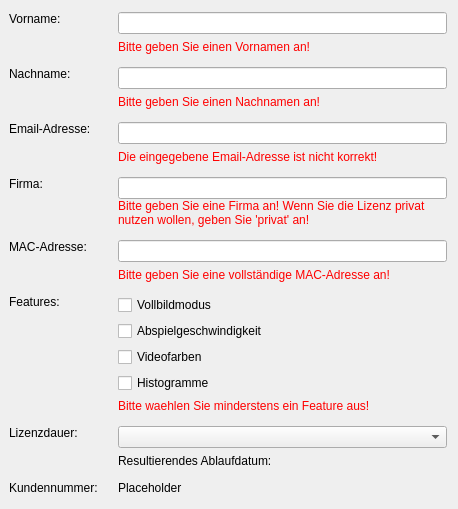
<?xml version="1.0" encoding="UTF-8"?>
<ui version="4.0">
 <class>LicenseGenerationClass</class>
 <widget class="QMainWindow" name="LicenseGenerationClass">
  <property name="geometry">
   <rect>
    <x>0</x>
    <y>0</y>
    <width>458</width>
    <height>509</height>
   </rect>
  </property>
  <property name="windowTitle">
   <string>LicenseGeneration</string>
  </property>
  <widget class="QWidget" name="centralWidget">
   <layout class="QGridLayout" name="gridLayout">
    <property name="leftMargin">
     <number>9</number>
    </property>
    <property name="horizontalSpacing">
     <number>20</number>
    </property>
    <property name="verticalSpacing">
     <number>12</number>
    </property>
    <item row="3" column="2">
     <widget class="QWidget" name="email" native="true">
      <property name="sizePolicy">
       <sizepolicy hsizetype="Preferred" vsizetype="Fixed">
        <horstretch>0</horstretch>
        <verstretch>0</verstretch>
       </sizepolicy>
      </property>
      <layout class="QVBoxLayout" name="verticalLayout_2">
       <property name="leftMargin">
        <number>0</number>
       </property>
       <property name="topMargin">
        <number>0</number>
       </property>
       <property name="rightMargin">
        <number>0</number>
       </property>
       <property name="bottomMargin">
        <number>0</number>
       </property>
       <item>
        <widget class="QLineEdit" name="emailLine"/>
       </item>
       <item>
        <widget class="QLabel" name="lblEmailWarning">
         <property name="enabled">
          <bool>true</bool>
         </property>
         <property name="styleSheet">
          <string notr="true">color : rgb(255, 0, 0)</string>
         </property>
         <property name="text">
          <string>Die eingegebene Email-Adresse ist nicht korrekt!</string>
         </property>
        </widget>
       </item>
      </layout>
     </widget>
    </item>
    <item row="2" column="2">
     <widget class="QWidget" name="lastName" native="true">
      <property name="sizePolicy">
       <sizepolicy hsizetype="Preferred" vsizetype="Fixed">
        <horstretch>0</horstretch>
        <verstretch>0</verstretch>
       </sizepolicy>
      </property>
      <layout class="QVBoxLayout" name="verticalLayout_4">
       <property name="leftMargin">
        <number>0</number>
       </property>
       <property name="topMargin">
        <number>0</number>
       </property>
       <property name="rightMargin">
        <number>0</number>
       </property>
       <property name="bottomMargin">
        <number>0</number>
       </property>
       <item>
        <widget class="QLineEdit" name="lastNameLine"/>
       </item>
       <item>
        <widget class="QLabel" name="lblLastNameWarning">
         <property name="styleSheet">
          <string notr="true">color : rgb(255, 0, 0)</string>
         </property>
         <property name="text">
          <string>Bitte geben Sie einen Nachnamen an!</string>
         </property>
        </widget>
       </item>
      </layout>
     </widget>
    </item>
    <item row="1" column="2">
     <widget class="QWidget" name="firstName" native="true">
      <property name="sizePolicy">
       <sizepolicy hsizetype="Preferred" vsizetype="Fixed">
        <horstretch>0</horstretch>
        <verstretch>0</verstretch>
       </sizepolicy>
      </property>
      <layout class="QVBoxLayout" name="verticalLayout_3">
       <property name="leftMargin">
        <number>0</number>
       </property>
       <property name="topMargin">
        <number>0</number>
       </property>
       <property name="rightMargin">
        <number>0</number>
       </property>
       <property name="bottomMargin">
        <number>0</number>
       </property>
       <item>
        <widget class="QLineEdit" name="firstNameLine"/>
       </item>
       <item>
        <widget class="QLabel" name="lblFirstNameWarning">
         <property name="styleSheet">
          <string notr="true">color : rgb(255, 0, 0)</string>
         </property>
         <property name="text">
          <string>Bitte geben Sie einen Vornamen an!</string>
         </property>
        </widget>
       </item>
      </layout>
     </widget>
    </item>
    <item row="11" column="2">
     <widget class="QWidget" name="time" native="true">
      <property name="sizePolicy">
       <sizepolicy hsizetype="Preferred" vsizetype="Fixed">
        <horstretch>0</horstretch>
        <verstretch>0</verstretch>
       </sizepolicy>
      </property>
      <layout class="QVBoxLayout" name="verticalLayout">
       <property name="leftMargin">
        <number>0</number>
       </property>
       <property name="topMargin">
        <number>0</number>
       </property>
       <property name="rightMargin">
        <number>0</number>
       </property>
       <property name="bottomMargin">
        <number>0</number>
       </property>
       <item>
        <widget class="QComboBox" name="durationCombo">
         <property name="sizePolicy">
          <sizepolicy hsizetype="Expanding" vsizetype="Fixed">
           <horstretch>0</horstretch>
           <verstretch>0</verstretch>
          </sizepolicy>
         </property>
        </widget>
       </item>
       <item>
        <widget class="QLabel" name="lblExpirationDate">
         <property name="sizePolicy">
          <sizepolicy hsizetype="Preferred" vsizetype="Fixed">
           <horstretch>0</horstretch>
           <verstretch>0</verstretch>
          </sizepolicy>
         </property>
         <property name="text">
          <string>Resultierendes Ablaufdatum: </string>
         </property>
         <property name="alignment">
          <set>Qt::AlignLeading|Qt::AlignLeft|Qt::AlignVCenter</set>
         </property>
        </widget>
       </item>
      </layout>
     </widget>
    </item>
    <item row="5" column="2">
     <widget class="QWidget" name="mac" native="true">
      <property name="sizePolicy">
       <sizepolicy hsizetype="Preferred" vsizetype="Fixed">
        <horstretch>0</horstretch>
        <verstretch>0</verstretch>
       </sizepolicy>
      </property>
      <layout class="QVBoxLayout" name="verticalLayout_6">
       <property name="leftMargin">
        <number>0</number>
       </property>
       <property name="topMargin">
        <number>0</number>
       </property>
       <property name="rightMargin">
        <number>0</number>
       </property>
       <property name="bottomMargin">
        <number>0</number>
       </property>
       <item>
        <widget class="QLineEdit" name="macLine"/>
       </item>
       <item>
        <widget class="QLabel" name="lblMacWarning">
         <property name="styleSheet">
          <string notr="true">color : rgb(255, 0, 0)</string>
         </property>
         <property name="text">
          <string>Bitte geben Sie eine vollständige MAC-Adresse an!</string>
         </property>
        </widget>
       </item>
      </layout>
     </widget>
    </item>
    <item row="4" column="2">
     <widget class="QWidget" name="company" native="true">
      <property name="sizePolicy">
       <sizepolicy hsizetype="Preferred" vsizetype="Fixed">
        <horstretch>0</horstretch>
        <verstretch>0</verstretch>
       </sizepolicy>
      </property>
      <layout class="QVBoxLayout" name="verticalLayout_5">
       <property name="spacing">
        <number>0</number>
       </property>
       <property name="leftMargin">
        <number>0</number>
       </property>
       <property name="topMargin">
        <number>0</number>
       </property>
       <property name="rightMargin">
        <number>0</number>
       </property>
       <property name="bottomMargin">
        <number>0</number>
       </property>
       <item>
        <widget class="QLineEdit" name="companyLine"/>
       </item>
       <item>
        <widget class="QLabel" name="lblCompanyWarning">
         <property name="styleSheet">
          <string notr="true">color : rgb(255, 0, 0)</string>
         </property>
         <property name="text">
          <string>Bitte geben Sie eine Firma an! Wenn Sie die Lizenz privat nutzen wollen, geben Sie 'privat' an!</string>
         </property>
         <property name="wordWrap">
          <bool>true</bool>
         </property>
        </widget>
       </item>
      </layout>
     </widget>
    </item>
    <item row="8" column="2">
     <widget class="QWidget" name="features" native="true">
      <property name="sizePolicy">
       <sizepolicy hsizetype="Preferred" vsizetype="Fixed">
        <horstretch>0</horstretch>
        <verstretch>0</verstretch>
       </sizepolicy>
      </property>
      <layout class="QVBoxLayout" name="verticalLayout_7">
       <property name="spacing">
        <number>6</number>
       </property>
       <property name="leftMargin">
        <number>0</number>
       </property>
       <property name="topMargin">
        <number>0</number>
       </property>
       <property name="rightMargin">
        <number>0</number>
       </property>
       <property name="bottomMargin">
        <number>0</number>
       </property>
       <item>
        <widget class="QCheckBox" name="featureFullScreenBox">
         <property name="text">
          <string>Vollbildmodus</string>
         </property>
        </widget>
       </item>
       <item>
        <widget class="QCheckBox" name="featureSpeedBox">
         <property name="text">
          <string>Abspielgeschwindigkeit</string>
         </property>
        </widget>
       </item>
       <item>
        <widget class="QCheckBox" name="featureHistogramBox">
         <property name="text">
          <string>Videofarben</string>
         </property>
        </widget>
       </item>
       <item>
        <widget class="QCheckBox" name="featureColorBox">
         <property name="text">
          <string>Histogramme</string>
         </property>
        </widget>
       </item>
       <item>
        <widget class="QLabel" name="lblFeatureWarning">
         <property name="styleSheet">
          <string notr="true">color: rgb(255, 0, 0);</string>
         </property>
         <property name="text">
          <string>Bitte waehlen Sie minderstens ein Feature aus!</string>
         </property>
        </widget>
       </item>
      </layout>
     </widget>
    </item>
    <item row="2" column="0">
     <widget class="QLabel" name="lblLastName">
      <property name="text">
       <string>Nachname:</string>
      </property>
      <property name="alignment">
       <set>Qt::AlignLeading|Qt::AlignLeft|Qt::AlignTop</set>
      </property>
     </widget>
    </item>
    <item row="16" column="2">
     <widget class="QLabel" name="lblEnterCustNumb">
      <property name="sizePolicy">
       <sizepolicy hsizetype="Preferred" vsizetype="Fixed">
        <horstretch>0</horstretch>
        <verstretch>0</verstretch>
       </sizepolicy>
      </property>
      <property name="text">
       <string>Placeholder</string>
      </property>
     </widget>
    </item>
    <item row="16" column="0">
     <widget class="QLabel" name="lblCustomerNumber">
      <property name="text">
       <string>Kundennummer:</string>
      </property>
     </widget>
    </item>
    <item row="5" column="0">
     <widget class="QLabel" name="lblMac">
      <property name="text">
       <string>MAC-Adresse:</string>
      </property>
      <property name="alignment">
       <set>Qt::AlignLeading|Qt::AlignLeft|Qt::AlignTop</set>
      </property>
     </widget>
    </item>
    <item row="3" column="0">
     <widget class="QLabel" name="lblEmail">
      <property name="text">
       <string>Email-Adresse:</string>
      </property>
      <property name="alignment">
       <set>Qt::AlignLeading|Qt::AlignLeft|Qt::AlignTop</set>
      </property>
     </widget>
    </item>
    <item row="1" column="0">
     <widget class="QLabel" name="lblFirstName">
      <property name="text">
       <string>Vorname:</string>
      </property>
      <property name="alignment">
       <set>Qt::AlignLeading|Qt::AlignLeft|Qt::AlignTop</set>
      </property>
     </widget>
    </item>
    <item row="4" column="0">
     <widget class="QLabel" name="lblCompany">
      <property name="text">
       <string>Firma:</string>
      </property>
      <property name="alignment">
       <set>Qt::AlignLeading|Qt::AlignLeft|Qt::AlignTop</set>
      </property>
     </widget>
    </item>
    <item row="8" column="0">
     <widget class="QLabel" name="lblFeatures">
      <property name="text">
       <string>Features:</string>
      </property>
      <property name="alignment">
       <set>Qt::AlignLeading|Qt::AlignLeft|Qt::AlignTop</set>
      </property>
     </widget>
    </item>
    <item row="11" column="0">
     <widget class="QLabel" name="lblDuration">
      <property name="text">
       <string>Lizenzdauer:</string>
      </property>
      <property name="alignment">
       <set>Qt::AlignLeading|Qt::AlignLeft|Qt::AlignTop</set>
      </property>
     </widget>
    </item>
   </layout>
  </widget>
 </widget>
 <layoutdefault spacing="6" margin="11"/>
 <tabstops>
  <tabstop>firstNameLine</tabstop>
  <tabstop>lastNameLine</tabstop>
  <tabstop>emailLine</tabstop>
  <tabstop>companyLine</tabstop>
  <tabstop>macLine</tabstop>
  <tabstop>featureFullScreenBox</tabstop>
  <tabstop>featureSpeedBox</tabstop>
  <tabstop>featureHistogramBox</tabstop>
  <tabstop>featureColorBox</tabstop>
  <tabstop>durationCombo</tabstop>
 </tabstops>
 <resources>
  <include location="LicenseGeneration.qrc"/>
 </resources>
 <connections/>
</ui>
